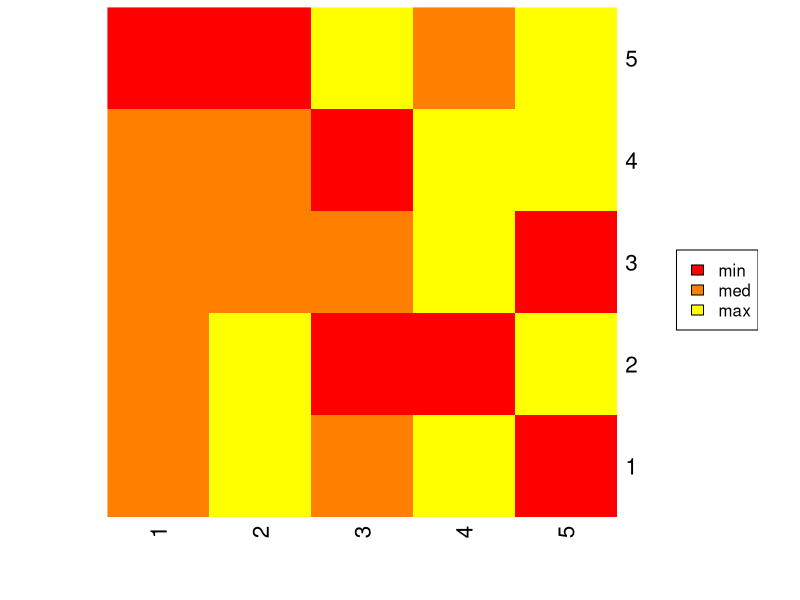
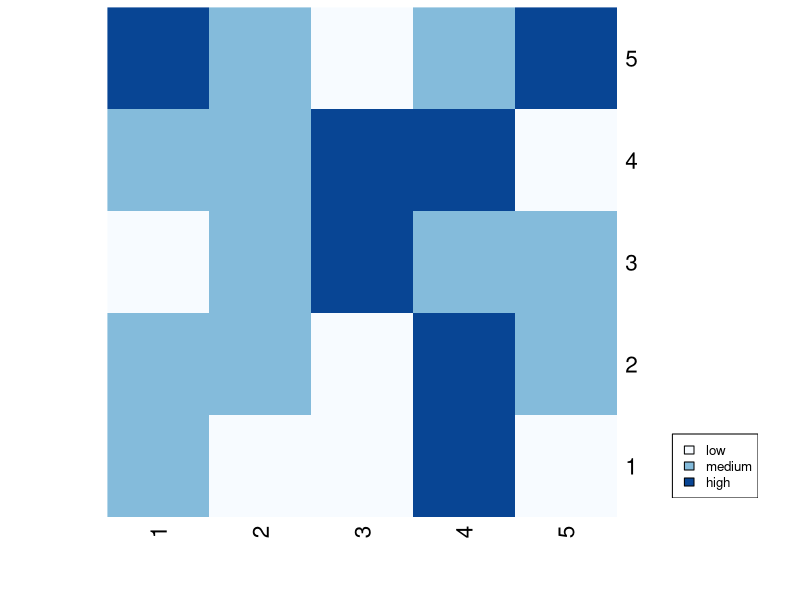

The R script that drew these images, in order:
#How to show legend in heatmap in R?
"A heat map is a graphical representation of data where each data value is represented in terms of color value. Heatmap is created using heatmap() function in R. Legend associated with histogram makes it easy to understand what the color values mean. Legend is shown with histogram using legend() function in R.

Function Used
heatmap() function in R Language is used to plot a heatmap. Heatmap is defined as a graphical representation of data using colors to visualize the value of the matrix.
Syntax: heatmap(data)

Parameters:
data: It represent matrix data, such as values of rows and columns

Return: This function draws a heatmap

legend() function in R Language is used to add legends to an existing Plot. A legend is defined as an area of the graph plot describing each of the parts of the plot. The legend plot is used to show statistical data in graphical form.
Syntax:
legend(x, y, legend, fill, col, bg, lty, cex, title, text.font, bg)

Parameters:
x and y: These are co-ordinates to be used to position the legend
legend: Text of the legend
fill: Colors to use for filling the boxes with legend text
col: Colors of lines
bg: It defines background color for the legend box.
title: Legend title (optional)
text.font: An integer specifying the font style of the legend (optional)

Returns: Legend plot

Approach
Create data matrix
Plot heatmap using heatmap() method
Provide appropriate attributes with respective values
Associate legend with heatmap using legend() method
Run code to display plot
Example 1:"
# Create data matrix
A <- matrix(rnorm(25, 0, 5), nrow = 5, ncol = 5)
print(A)

# Plot a heatmap
heatmap(A,Rowv=NA,Colv=NA,col=heat.colors(3))

# Plot a corresponding legend
legend(x="right", legend=c("min", "med", "max"),fill=heat.colors(3))
#Example 2:
# Import library for color
library(RColorBrewer)

# Create data matrix
A = matrix(
  c(1,2,0,3,4,0,2,1,3,3,0,0,4,
    4,1,4,3,1,4,3,0,2,1,1,4),
  nrow = 5, ncol = 5)		

# Plot a heatmap
heatmap(A, Rowv = NA, Colv = NA,
        col = colorRampPalette(brewer.pal(8,"Blues"))(3))

# Plot a legend in bottom right part of heatmap
legend(x = "bottomright", legend = c("low", "medium", "high"),
       cex = 0.8, fill = colorRampPalette(brewer.pal(8, "Blues"))(3))
